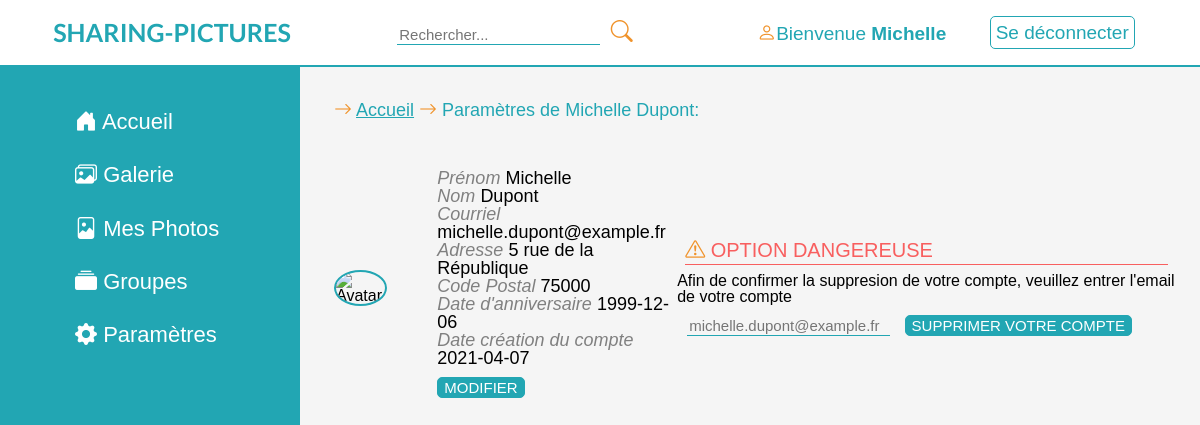
/settings (signed in), run on the app's committed database.
### tables this page shows
CREATE TABLE user
(
    userID       int auto_increment,
    firstName    varchar(50),
    lastName     varchar(50),
    Address      varchar(50),
    PostalCode   varchar(50),
    BirthDate    date,
    Email        varchar(50),
    Password     varchar(128),
    creationDate date,
    PRIMARY KEY (userID)
);

### app/controllers/Settings.php (called while the page is built, shortened)
<?php
class Settings extends MainController
{
    public static function displayContent()
    {
        self::redirect();
        self::include();
        require_once "app/views/settings.php";
    }
}

### index.php (called while the page is built, shortened)
<?php
if (isset($_GET["q"])) {
    $q = $_GET["q"];
} else {
    $q = "home";
}
MainController::router($q);

### app/models/DAO.php (called while the page is built, shortened)
<?php
class DAO
{
    protected static $connDb;
    private static string $host = "localhost";
    private static string $db = "sharingpictures";
    private static string $user = "root";
    private static string $passwd = "";
    public static function init(): PDO
    {
        try {
            self::$connDb = new PDO("mysql:host=" . self::$host . ";dbname=" . self::$db, self::$user, self::$passwd,
                array(PDO::MYSQL_ATTR_INIT_COMMAND => 'SET NAMES utf8')
            );
            self::$connDb->setAttribute(PDO::ATTR_ERRMODE, PDO::ERRMODE_EXCEPTION);
            return self::$connDb;
        } catch (PDOException $e) {
            print "Erreur : " . $e->getMessage();
            die();
        }
    }
}

### app/models/UserDAO.php (called while the page is built, shortened)
<?php
class UserDAO extends DAO
{
    public static function getUserByMail(string $Email): User
    {
        $query = self::$connDb->prepare("SELECT * FROM user WHERE Email = :Email");
        $query->bindValue(':Email', $Email, PDO::PARAM_STR);
        $query->execute();
        $users = $query->fetch(PDO::FETCH_ASSOC);
        $myUserByMail = new User(
            $users["userID"],
            $users["firstName"],
            $users["lastName"],
            $users["Address"],
            $users["PostalCode"],
            $users["BirthDate"],
            $users["Email"],
            $users["Password"],
            $users["creationDate"],
            PictureDAO::getPicturesByUserID(intval($users["userID"]))
        );
        return $myUserByMail;
    }
}

### app/models/UserAuth.php (called while the page is built, shortened)
<?php
class UserAuth
{
    public static function getMailLoggedOn()
    {
        if (self::userIsLoggedOn()) {
            $email = $_SESSION["userEmail"];
        } else {
            $email = "";
        }
        return $email;
    }
    public static function userIsLoggedOn(): bool
    {
        $logged = false;
        if (isset($_SESSION["userEmail"])) {
            $userInfos = UserDAO::getUserByMail($_SESSION["userEmail"]);
            if ($userInfos->getUserEmail() == $_SESSION["userEmail"] && $userInfos->getUserPasswd() == $_SESSION["userPassword"]) {
                $logged = true;
            }
        }
        return $logged;
    }
}

### app/models/PictureDAO.php (called while the page is built, shortened)
<?php
class PictureDAO extends DAO
{
    public static function getPicturesByUserID(int $userID)
    {
        $myPictures = array();
        $query = self::$connDb->prepare("SELECT * FROM photo WHERE fk_userID = :userID");
        $query->bindValue(':userID', $userID, PDO::PARAM_INT);
        $query->execute();
        $pictures = $query->fetch(PDO::FETCH_ASSOC);
        while ($pictures) {
            $myPictures[$pictures["pictureID"]] = new Picture(
                $pictures["pictureID"],
                $pictures["caption"],
                $pictures["url"],
                $pictures["fk_userID"],
                $pictures["datePicture"]
            );
            $pictures = $query->fetch(PDO::FETCH_ASSOC);
        }
        return $myPictures;
    }
}

### app/models/User.php (called while the page is built, shortened)
<?php
class User
{
    private $userID;
    private $firstName;
    private $lastName;
    private $address;
    private $postalCode;
    private $birthDate;
    private $userEmail;
    private $userPasswd;
    private $creationDate;
    public function __construct($UserID, $FirstName, $LastName, $Address, $PostalCode, $BirthDate, $UserEmail, $UserPasswd, $CreationDate, $picturesCollection)
    {
        $this->userID = $UserID;
        $this->firstName = $FirstName;
        $this->lastName = $LastName;
        $this->address = $Address;
        $this->postalCode = $PostalCode;
        $this->birthDate = $BirthDate;
        $this->userEmail = $UserEmail;
        $this->userPasswd = $UserPasswd;
        $this->creationDate = $CreationDate;
    }
    public function getUserID()
    {
        return $this->userID;
    }
    public function getFirstName()
    {
        return $this->firstName;
    }
    public function getLastName()
    {
        return $this->lastName;
    }
    public function getAddress()
    {
        return $this->address;
    }
    public function getPostalCode()
    {
        return $this->postalCode;
    }
    public function getBirthDate()
    {
        return $this->birthDate;
    }
    public function getUserEmail()
    {
        return $this->userEmail;
    }
    public function getUserPasswd()
    {
        return $this->userPasswd;
    }
    public function getCreationDate()
    {
        return $this->creationDate;
    }
}

### app/controllers/header.php (called while the page is built, shortened)
<?php
$infos = UserDAO::getUserByMail(UserAuth::getMailLoggedOn());
$firstname = $infos->getFirstName();
$userID = $infos->getUserID();

### app/views/settings.php (the view, shortened to what this page needs)
<main>
    <div class="mainNav">
        <i class="bi bi-arrow-right"></i> <a href="./home"> Accueil</a> <i class="bi bi-arrow-right"></i> Paramètres
        de
        <?= self::$userInfos->getFirstName() . " " . self::$userInfos->getLastName(); ?>:
    </div>
    <div class="settings">
        <div class="images">
            <img src="img/profile/avatar.jpg" width="148" alt="Avatar" class="border-round-img">
        </div>
        <?php if (isset($_POST["edit"]) == false) { ?>
            <div class="text">
                <p>
                    <span class="gray italic">Prénom</span> <?= self::$userInfos->getFirstName(); ?>
                </p>
                <p>
                    <span class="gray italic">Nom</span> <?= self::$userInfos->getLastName(); ?>
                </p>
                <p>
                    <span class="gray italic">Courriel</span> <?= self::$userInfos->getUserEmail() ?>
                </p>
                <p>
                    <span class="gray italic">Adresse</span> <?= self::$userInfos->getAddress() ?>
                </p>
                <p>
                    <span class="gray italic">Code Postal</span> <?= self::$userInfos->getPostalCode() ?>
                </p>
                <p>
                    <span class="gray italic">Date d'anniversaire</span> <?= self::$userInfos->getBirthDate() ?>
                </p>
                <p>
                    <span class="gray italic">Date création du compte </span> <?= self::$userInfos->getCreationDate() ?>
                </p>
                <form method="post">
                    <input type="submit" name="edit" value="Modifier" class="submit">
                </form>
            </div>
        <?php } ?>
        <div class="options">
            <h1 class="danger"><i class="bi bi-exclamation-triangle"></i> Option dangereuse</h1>
            <p>
                Afin de confirmer la suppresion de votre compte, veuillez entrer l'email de votre compte
            </p>
            <form method="post">
                <input type="text" name="confirmation" placeholder="<?= self::$userInfos->getUserEmail() ?>"
                       class="input">
                <input type="submit" name="submitDelete" value="Supprimer votre compte" class="submit">
            </form>
        </div>
    </div>
</main>

### assets/includes/header.php (shortened to what this page needs)
<header>
    <div class="titleHead">
        <a href="./home"><h1 class="bold">Sharing-Pictures</h1></a>
    </div>
    <div class="searchHead">
        <form method="get" action="./?q=search">
            <input type="search" name="query" id="search" placeholder="Rechercher...">
            <button type="submit" name="q" value="search" class="input_icons"><i class="bi bi-search"></i></button>
        </form>
    </div>
    <nav>
        <ul id="menu">
            <?php
            if (UserAuth::userIsLoggedOn()) {
                include 'app/controllers/header.php'; ?>
                <li><a href="./user-<?= $userID ?>"><i class="bi bi-person"></i>Bienvenue <span
                                class="bold"><?= $firstname ?></span></a></li>
                <li><a href="./logout" class="userLogout">Se déconnecter</a></li>
            <?php } else { ?>
                <li><a href="./login"><i class="bi bi-person"></i> Connexion</a></li>
                <li><a href="./register"><i class="bi bi-person-plus-fill"></i> Inscription</a></li>
            <?php } ?>
        </ul>
    </nav>
</header>
<aside id="leftNavBar">
    <ul id="leftMenu">
        <?php if (UserAuth::userIsLoggedOn()) { ?>
            <li><a href="./home"><i class="bi bi-house-door-fill"></i> Accueil</a></li>
            <li><a href="./gallery"><i class="bi bi-images"></i> Galerie</a></li>
            <li><a href="./user-<?= $userID ?>#my-pictures"><i class="bi bi-file-image"></i> Mes Photos</a></li>
            <li><a href="./groups"><i class="bi bi-collection-fill"></i> Groupes</a></li>
            <li><a href="./settings"><i class="bi bi-gear-fill"></i> Paramètres</a></li>
        <?php } else { ?>
            <li><a href="./home"><i class="bi bi-house-door-fill"></i> Accueil</a></li>
            <li><a href="./gallery"><i class="bi bi-images"></i> Galerie</a></li>
        <?php } ?>
    </ul>
</aside>

### assets/css/main.css (style rules this page uses)
html, body { background-color: whitesmoke; font-family: "Calibri Light", sans-serif; }
:root { --blueLightColor: #ffffff; --blueDarkColor: #22a6b3; }
header { display: flex; flex-direction: row; align-items: center; justify-content: space-around; font-family: "Calibri Light", sans-serif; height: 65px; width: 100%; z-index: 5; position: fixed; background-color: white; border-bottom: 2px solid var(--blueDarkColor); }
header h1 { font-size: 25px; text-transform: uppercase; color: var(--blueDarkColor); font-family: "Lato", sans-serif; }
.titleHead a { text-decoration: none; }
.bi { color: #f0932b; }
nav ul#menu { list-style-type: none; display: inline; padding: 0; margin: 0; }
nav ul#menu li { display: inline-block; margin: 12px; }
nav ul#menu li a { text-decoration: none; color: var(--blueDarkColor); font-family: "Calibri Light", sans-serif; font-size: 19px; transition: all .3s ease-in; }
.searchHead #search { border: none; font-size: 15px; color: var(--blueDarkColor); border-bottom: 1px solid var(--blueDarkColor); background: transparent; }
aside#leftNavBar { position: fixed; width: 300px; margin-top: 50px; height: 100%; z-index: 1; background: var(--blueDarkColor); }
aside ul#leftMenu { list-style-type: none; display: flex; flex-direction: column; justify-content: center; align-items: flex-start; margin-top: 15%; margin-left: 25%; text-align: justify; }
ul#leftMenu li { margin: 15px 0; }
ul#leftMenu li a { font-size: 22px; font-family: "Calibri Light", sans-serif; text-decoration: none; color: var(--blueLightColor); transition: all .2s ease-in-out; }
aside#leftNavBar i { color: white !important; }
main { max-height: 100%; margin-left: 310px; padding: 2%; overflow-y: scroll; padding-top: 100px; }
.mainNav { color: var(--blueDarkColor); font-size: 18px; }
.mainNav a { color: var(--blueDarkColor); }
.images img { border-radius: 10px 0 0 10px; max-width: 384px; }
.userLogout { margin-left: 15px; border-radius: 5px; border: 1px solid var(--blueDarkColor); padding: 5px; }
.settings { margin-top: 50px; display: flex; flex-direction: row; justify-content: space-around; align-items: center; }
.settings .images { margin-right: 50px; }
.settings .images img { border: 2px solid var(--blueDarkColor); }
.settings .text, .modif { font-size: 18px; }
.input { border: none; font-size: 15px; color: black; border-bottom: 1px solid var(--blueDarkColor); background: transparent; margin: 10px; }
.submit { border: none; font-size: 15px; border: 1px solid var(--blueDarkColor); color: white; background: var(--blueDarkColor); border-radius: 5px; margin: 10px 0; text-transform: uppercase; transition: all .3s ease; }
.danger { color: #f85f5f; text-transform: uppercase; font-size: 20px; border-bottom: 1px solid #f85f5f; padding-bottom: 5px; margin: 8px; }
.input_icons { color: #f0932b; font-size: 22px; border: none; background: transparent; transition: all .3s ease-in; }

### assets/css/_global.css (style rules this page uses)
.bold { font-weight: bold; }
.italic { font-style: italic; }
.gray { color: gray }
img.border-round-img { border-radius: 50% }

### data on the page
user: firstName "Michelle", lastName "Dupont", Email "michelle.dupont@example.fr", Address "5 rue de la République", PostalCode "75000", BirthDate "1999-12-06", creationDate "2021-04-07", confirmation "michelle.dupont@example.fr"
